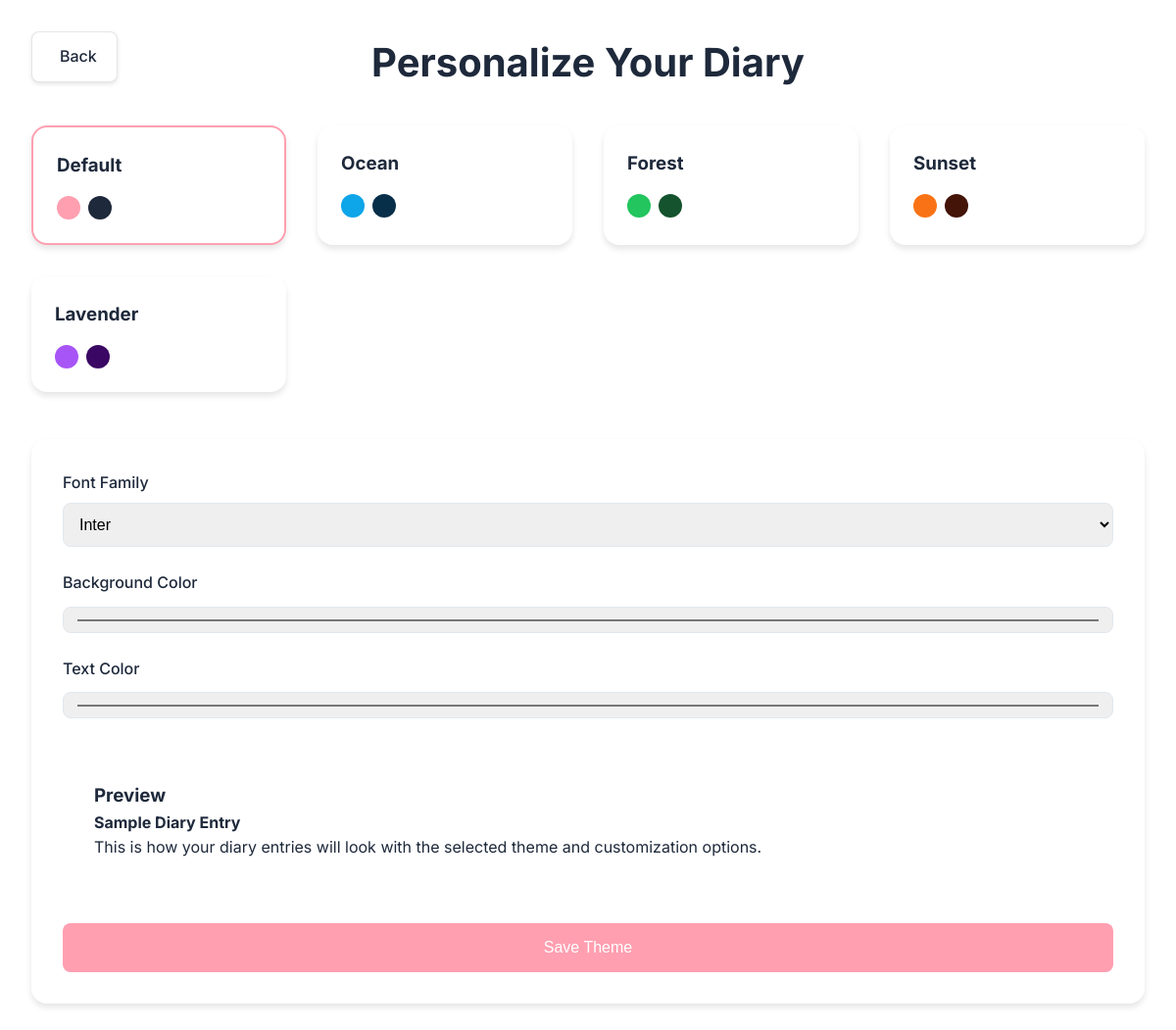
Page /themes.php (signed in) on the committed database.
### tables this page shows
CREATE TABLE `themes` (
  `id` int(11) NOT NULL,
  `user_id` int(11) NOT NULL,
  `theme_name` varchar(50) DEFAULT 'default',
  `font_choice` varchar(50) DEFAULT 'Inter',
  `background_color` varchar(7) DEFAULT '#ffffff',
  `text_color` varchar(7) DEFAULT '#1e293b',
  `created_at` timestamp NOT NULL DEFAULT current_timestamp(),
  `updated_at` timestamp NOT NULL DEFAULT current_timestamp() ON UPDATE current_timestamp()
);

### themes.php (the view, shortened to what this page needs)
<?php
require 'db_connect.php';
$user_id = $_SESSION['user_id'];
$themes = [
    'default' => [
        'name' => 'Default',
        'colors' => ['#ff9fb0', '#1e293b'],
        'background' => '#ffffff',
        'text' => '#1e293b'
    ],
    'ocean' => [
        'name' => 'Ocean',
        'colors' => ['#0ea5e9', '#082f49'],
        'background' => '#f0f9ff',
        'text' => '#082f49'
    ],
    'forest' => [
        'name' => 'Forest',
        'colors' => ['#22c55e', '#14532d'],
        'background' => '#f0fdf4',
        'text' => '#14532d'
    ],
    'sunset' => [
        'name' => 'Sunset',
        'colors' => ['#f97316', '#431407'],
        'background' => '#fff7ed',
        'text' => '#431407'
    ],
    'lavender' => [
        'name' => 'Lavender',
        'colors' => ['#a855f7', '#3b0764'],
        'background' => '#faf5ff',
        'text' => '#3b0764'
    ]
];
$stmt = $conn->prepare("SELECT theme_name, font_choice, background_color, text_color FROM themes WHERE user_id = ?");
$stmt->bind_param("i", $user_id);
$stmt->execute();
$result = $stmt->get_result();
$current_theme = $result->fetch_assoc() ?? [
    'theme_name' => 'default',
    'font_choice' => 'Inter',
    'background_color' => '#ffffff',
    'text_color' => '#1e293b'
];
?>
<!DOCTYPE html>
<html lang="en">
<head>
</head>
<body>
    <div class="container">
        <a href="dashboard.php" class="back-button">
            Back
        </a>
        <h1 class="title">Personalize Your Diary</h1>
        <div class="themes-grid">
            <?php foreach ($themes as $key => $theme): ?>
                <div class="theme-card <?php echo $current_theme['theme_name'] === $key ? 'active' : ''; ?>"
                     data-theme="<?php echo $key; ?>"
                     data-bg="<?php echo $theme['background']; ?>"
                     data-text="<?php echo $theme['text']; ?>">
                    <h3><?php echo $theme['name']; ?></h3>
                    <div class="color-dots">
                        <?php foreach ($theme['colors'] as $color): ?>
                            <div class="color-dot" style="background-color: <?php echo $color; ?>"></div>
                        <?php endforeach; ?>
                    </div>
                </div>
            <?php endforeach; ?>
        </div>
        <form method="POST" class="customization-form">
            <div class="form-group">
                <label for="font_choice">Font Family</label>
                <select name="font_choice" id="font_choice">
                    <option value="Inter" <?php echo $current_theme['font_choice'] === 'Inter' ? 'selected' : ''; ?>>Inter</option>
                </select>
            </div>
            <div class="form-group">
                <label for="background_color">Background Color</label>
                <input type="color" name="background_color" id="background_color"
                       value="<?php echo $current_theme['background_color']; ?>">
            </div>
            <div class="form-group">
                <label for="text_color">Text Color</label>
                <input type="color" name="text_color" id="text_color"
                       value="<?php echo $current_theme['text_color']; ?>">
            </div>
            <div class="preview-section">
                <h3>Preview</h3>
                <div class="preview-content" id="preview">
                    <h4>Sample Diary Entry</h4>
                    <p>This is how your diary entries will look with the selected theme and customization options.</p>
                </div>
            </div>
            <button type="submit" class="save-button">Save Theme</button>
        </form>
    </div>
</body>
</html>

### rows in the picture
themes: name "Default", font_choice "Inter", background_color "#ffffff", text_color "#1e293b"

### other values in the picture
$theme['name'] "Ocean"
$theme['name'] "Forest"
$theme['name'] "Sunset"
$theme['name'] "Lavender"
